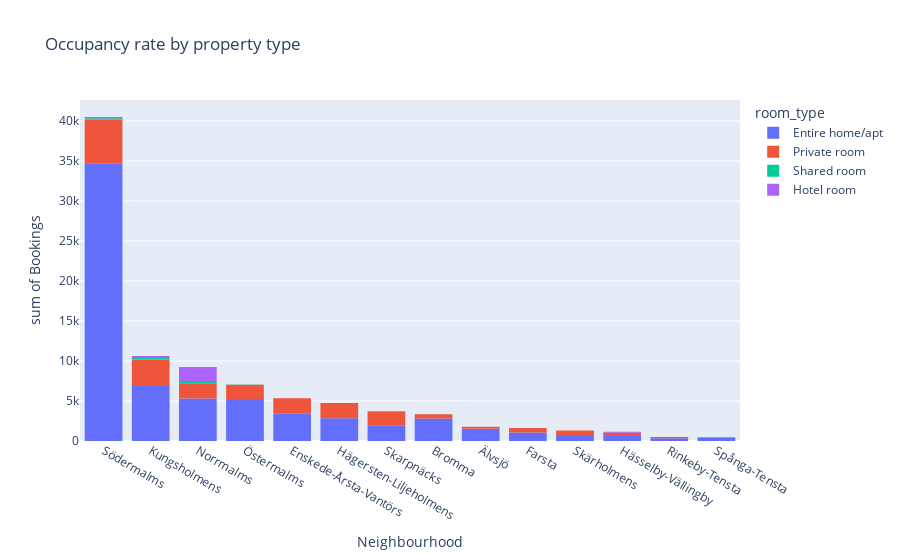

Notebook cell for this chart:
### Code cell
# Visual Python: Visualization > Plotly
fig = px.histogram(dp_airbnb_df, x='neighbourhood_cleansed', y='bookings', color='room_type', title='Occupancy rate by property type', labels={ 'neighbourhood_cleansed': 'Neighbourhood', 'bookings': 'Bookings' })
fig.update_xaxes(categoryorder='total descending')
fig.show()

### Figure 1 — Plotly figure (JSON) as saved in the notebook; plotly's stock layout.template omitted (floating-point values rounded to 4 significant figures; data arrays with more than 128 entries replaced by an {"elided": "..."} marker saying what was removed)
{"data": [{"alignmentgroup": "True", "bingroup": "x", "histfunc": "sum", "hovertemplate": "room_type=Entire home/apt<br>Neighbourhood=%{x}<br>sum of Bookings=%{y}<extra></extra>", "legendgroup": "Entire home/apt", "marker": {"color": "#636efa", "pattern": {"shape": ""}}, "name": "Entire home/apt", "offsetgroup": "Entire home/apt", "orientation": "v", "showlegend": true, "type": "histogram", "x": {"elided": "2618 str values"}, "xaxis": "x", "y": {"elided": "2618 int values"}, "yaxis": "y"}, {"alignmentgroup": "True", "bingroup": "x", "histfunc": "sum", "hovertemplate": "room_type=Private room<br>Neighbourhood=%{x}<br>sum of Bookings=%{y}<extra></extra>", "legendgroup": "Private room", "marker": {"color": "#EF553B", "pattern": {"shape": ""}}, "name": "Private room", "offsetgroup": "Private room", "orientation": "v", "showlegend": true, "type": "histogram", "x": {"elided": "646 str values"}, "xaxis": "x", "y": {"elided": "646 int values"}, "yaxis": "y"}, {"alignmentgroup": "True", "bingroup": "x", "histfunc": "sum", "hovertemplate": "room_type=Shared room<br>Neighbourhood=%{x}<br>sum of Bookings=%{y}<extra></extra>", "legendgroup": "Shared room", "marker": {"color": "#00cc96", "pattern": {"shape": ""}}, "name": "Shared room", "offsetgroup": "Shared room", "orientation": "v", "showlegend": true, "type": "histogram", "x": ["Södermalms", "Kungsholmens", "Östermalms", "Östermalms", "Södermalms", "Hägersten-Liljeholmens", "Norrmalms", "Bromma", "Södermalms", "Enskede-Årsta-Vantörs", "Östermalms", "Skarpnäcks", "Skärholmens", "Skärholmens", "Enskede-Årsta-Vantörs", "Norrmalms", "Enskede-Årsta-Vantörs", "Bromma", "Södermalms", "Rinkeby-Tensta", "Norrmalms", "Södermalms", "Södermalms", "Södermalms", "Södermalms", "Spånga-Tensta", "Enskede-Årsta-Vantörs", "Södermalms", "Kungsholmens", "Kungsholmens", "Kungsholmens", "Kungsholmens", "Spånga-Tensta", "Södermalms", "Södermalms", "Södermalms", "Södermalms", "Norrmalms", "Kungsholmens", "Södermalms"], "xaxis": "x", "y": [79, 23, 4, 10, 3, 0, 122, 1, 0, 26, 1, 101, 1, 1, 1, 128, 0, 0, 18, 0, 20, 0, 1, 0, 0, 5, 1, 0, 31, 55, 39, 24, 41, 10, 16, 15, 7, 17, 8, 1], "yaxis": "y"}, {"alignmentgroup": "True", "bingroup": "x", "histfunc": "sum", "hovertemplate": "room_type=Hotel room<br>Neighbourhood=%{x}<br>sum of Bookings=%{y}<extra></extra>", "legendgroup": "Hotel room", "marker": {"color": "#ab63fa", "pattern": {"shape": ""}}, "name": "Hotel room", "offsetgroup": "Hotel room", "orientation": "v", "showlegend": true, "type": "histogram", "x": ["Norrmalms", "Norrmalms", "Norrmalms", "Kungsholmens", "Kungsholmens", "Norrmalms", "Södermalms", "Hässelby-Vällingby", "Hässelby-Vällingby", "Hässelby-Vällingby", "Hässelby-Vällingby", "Hässelby-Vällingby", "Hässelby-Vällingby", "Hässelby-Vällingby", "Hässelby-Vällingby", "Hässelby-Vällingby", "Hässelby-Vällingby", "Hässelby-Vällingby", "Norrmalms", "Norrmalms", "Norrmalms", "Norrmalms", "Norrmalms", "Norrmalms", "Norrmalms", "Norrmalms", "Norrmalms", "Hässelby-Vällingby", "Hässelby-Vällingby", "Hässelby-Vällingby"], "xaxis": "x", "y": [45, 52, 48, 109, 131, 28, 152, 12, 16, 9, 16, 6, 13, 4, 9, 5, 3, 6, 128, 229, 637, 122, 111, 61, 158, 121, 0, 5, 4, 1], "yaxis": "y"}], "layout": {"autosize": true, "barmode": "relative", "legend": {"title": {"text": "room_type"}, "tracegroupgap": 0}, "title": {"text": "Occupancy rate by property type"}, "xaxis": {"anchor": "y", "autorange": true, "categoryorder": "total descending", "domain": [0, 1], "range": [-0.5, 13.5], "title": {"text": "Neighbourhood"}, "type": "category"}, "yaxis": {"anchor": "x", "autorange": true, "domain": [0, 1], "range": [0, 42620.0], "title": {"text": "sum of Bookings"}, "type": "linear"}}}
